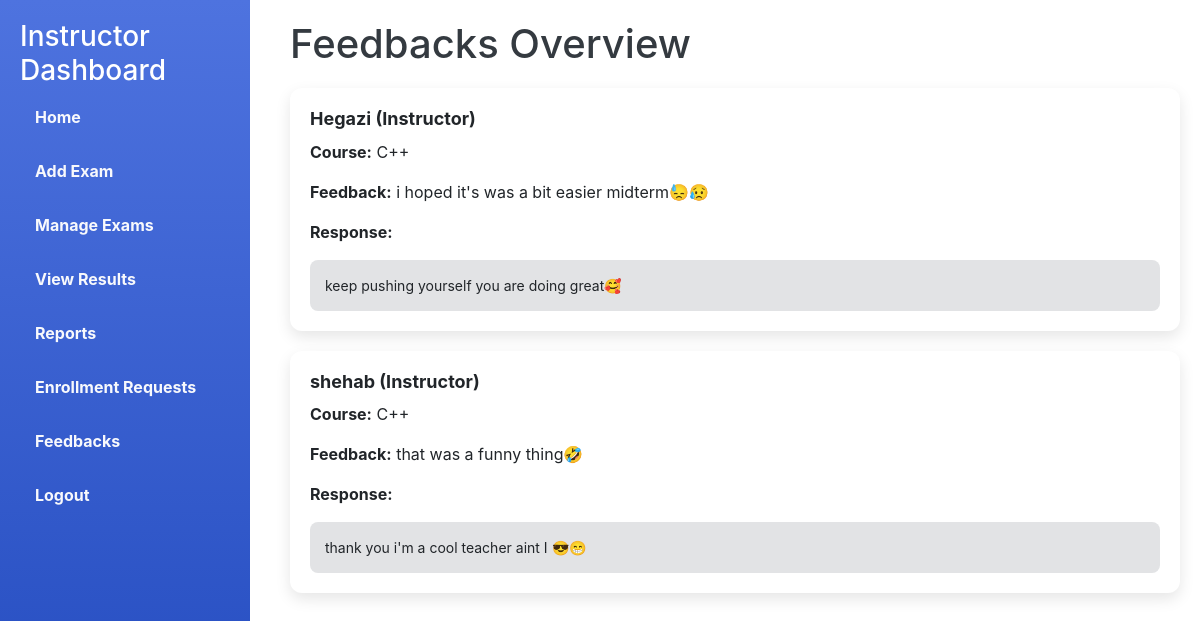
/pages/feedbacks.php (signed in), run on the app's committed database.
### tables this page shows
CREATE TABLE `feedbacks` (
  `id` int(11) NOT NULL,
  `user_id` int(11) NOT NULL,
  `course_id` int(11) NOT NULL,
  `feedback_text` text NOT NULL,
  `receiver_id` int(11) DEFAULT NULL,
  `response` text DEFAULT NULL,
  `created_at` datetime DEFAULT current_timestamp()
);

CREATE TABLE `users` (
  `id` int(11) NOT NULL,
  `username` text NOT NULL,
  `password` text NOT NULL,
  `email` text NOT NULL,
  `role_id` int(11) NOT NULL,
  `created_at` datetime DEFAULT current_timestamp(),
  `updated_at` datetime DEFAULT current_timestamp()
);

CREATE TABLE `courses` (
  `id` int(11) NOT NULL,
  `name` text NOT NULL,
  `description` text DEFAULT NULL,
  `created_by` int(11) NOT NULL,
  `created_at` datetime DEFAULT current_timestamp()
);

### pages/feedbacks.php (the view, shortened to what this page needs)
<?php
include('../db_connection.php');
$user=$_SESSION['user_id'];
$feedbackQuery = "SELECT feedbacks.id, feedbacks.feedback_text, feedbacks.response, users.username, users.role_id, courses.name AS course_name
                  FROM feedbacks
                  JOIN users ON feedbacks.user_id = users.id
                  JOIN courses ON feedbacks.course_id = courses.id
                  WHERE feedbacks.receiver_id = $user ORDER BY feedbacks.created_at DESC";
$feedbackResult = mysqli_query($conn, $feedbackQuery);
?>
<!DOCTYPE html>
<html lang="en">
<head>
    <link rel="stylesheet" href="../includes/assets/sidebar.css">
    <link rel="stylesheet" href="https://stackpath.bootstrapcdn.com/bootstrap/4.5.2/css/bootstrap.min.css">
</head>
<body>
<div class="sidebar">
        <h3>Instructor Dashboard</h3>
        <a href="instructor_dashboard.php">Home</a>
        <a href="add_exam.php">Add Exam</a>
        <a href="manage_exam.php">Manage Exams</a>
        <a href="view_results.php">View Results</a>
        <a href="reports.php">Reports</a>
        <a href="grant_enrollment.php">Enrollment Requests</a>
        <a href="feedbacks.php">Feedbacks</a>
        <a href="logout.php">Logout</a>
    </div>
    <div class="dashboard-content">
        <h1>Feedbacks Overview</h1>
        <?php while ($feedback = mysqli_fetch_assoc($feedbackResult)) { ?>
        <div class="feedback-card">
            <h5>
                <?php
                echo $feedback['username'] . " (" . ($feedback['role_id'] == 2 ? "Student" : "Instructor") . ")";
                ?>
            </h5>
            <p><strong>Course:</strong> <?= $feedback['course_name'] ?></p>
            <p><strong>Feedback:</strong> <?= $feedback['feedback_text'] ?></p>
            <p><strong>Response:</strong></p>
            <div class="response-card">
                <?= $feedback['response'] ? $feedback['response'] : "No response yet." ?>
            </div>
        </div>
        <?php } ?>
    </div>
</body>
</html>

### includes/assets/sidebar.css (style rules this page uses)
body { margin: 0; font-family: Arial, sans-serif; display: flex; flex-direction: column; }
.sidebar { width: 250px; background: linear-gradient(180deg, #4e73df, #224abe); color: #fff; position: fixed; height: 100vh; padding: 20px; box-sizing: border-box; }
.sidebar a { color: #f8f9fc; text-decoration: none; padding: 10px 15px; display: block; margin-bottom: 10px; border-radius: 5px; font-weight: bold; }
.dashboard-content { margin-left: 270px; padding: 20px; box-sizing: border-box; width: calc(100% - 270px); }
.dashboard-content h1 { margin-bottom: 20px; color: #343a40; }

### pages/feedbacks.php (style rules this page uses)
.feedback-card { border-radius: 12px; box-shadow: 0 6px 15px rgba(0, 0, 0, 0.1); background-color: #fff; margin-bottom: 20px; padding: 20px; transition: transform 0.3s ease, box-shadow 0.3s ease; }
.feedback-card h5 { margin-bottom: 10px; font-weight: bold; font-size: 18px; }
.feedback-card p { font-size: 16px; }
.response-card { background-color: #e2e3e5; padding: 15px; border-radius: 8px; font-size: 14px; }

### data on the page
feedbacks: user.username "Hegazi", course.name "C++", feedback_text "i hoped it's was a bit easier midterm😓😥", response "keep pushing yourself you are doing great🥰"
feedbacks: user.username "shehab", course.name "C++", feedback_text "that was a funny thing🤣", response "thank you i'm a cool teacher aint I 😎😁"
